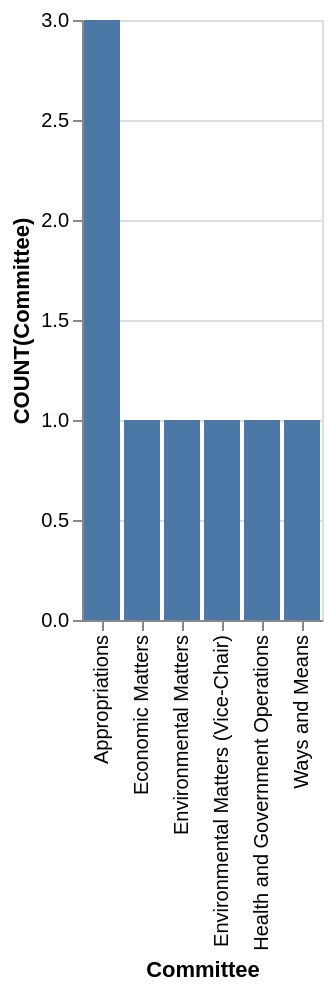

This figure's Vega-Lite source:
### Vega-Lite specification from a JSON file in a GitHub repository (floating-point values rounded to 4 significant figures)
{"data": {"values": [{"x_data": "Appropriations", "y_data": 3}, {"x_data": "Economic Matters", "y_data": 1}, {"x_data": "Environmental Matters", "y_data": 1}, {"x_data": "Environmental Matters (Vice-Chair)", "y_data": 1}, {"x_data": "Health and Government Operations", "y_data": 1}, {"x_data": "Ways and Means", "y_data": 1}]}, "mark": "bar", "encoding": {"x": {"field": "x_data", "type": "nominal", "title": "Committee", "sort": "ascending"}, "y": {"field": "y_data", "type": "quantitative", "title": "COUNT(Committee)"}}}
